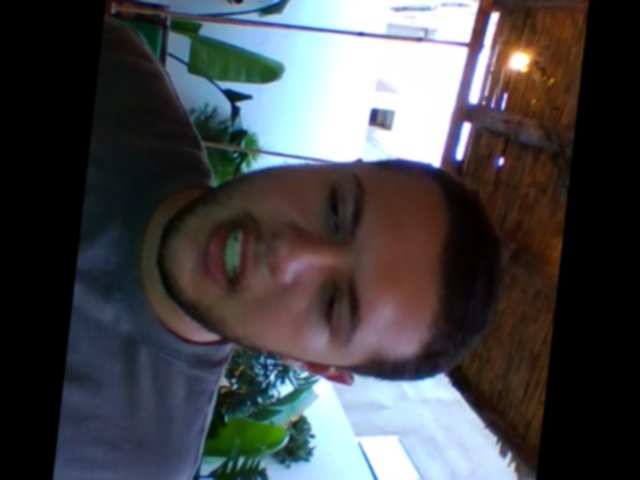
#> input picture employé+ressources/build/Desktop_Qt_6_7_3_MinGW_64_bit-Debug/debug/captured_face.jpg, 640 x 480 px
$ python compare_faces.py ../debug/captured_face.jpg ../debug/captured_face.jpg
#> lines starting #> are read from the running program, lines starting #| are printed output that depends on the picture
import cv2
import sys
import numpy as np
from skimage.metrics import structural_similarity as ssim

# Récupérer les chemins des images
if len(sys.argv) < 3:
    print("Erreur: Chemins des images non fournis")
    sys.exit(1)

captured_image_path = sys.argv[1]
reference_image_path = sys.argv[2]

# Afficher les chemins pour débogage
print(f"Image capturée : {captured_image_path}")
print(f"Image de référence : {reference_image_path}")

# Charger les images en niveaux de gris
captured_image = cv2.imread(captured_image_path, cv2.IMREAD_GRAYSCALE)
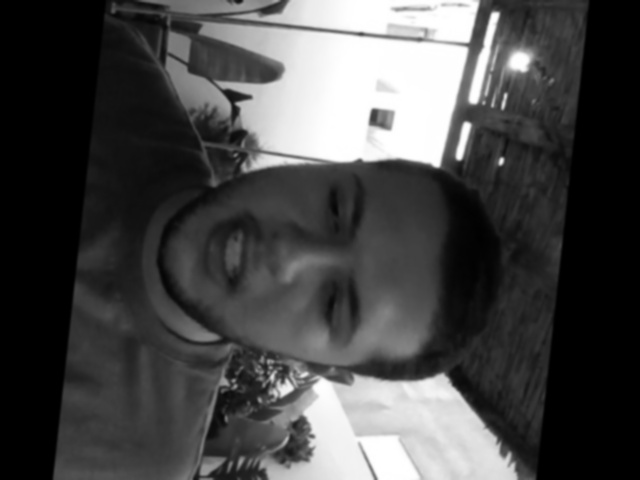
#> captured_image: shape (480, 640); min 0, max 255, mean 71.8
reference_image = cv2.imread(reference_image_path, cv2.IMREAD_GRAYSCALE)

if captured_image is None:
    print("Erreur: Impossible de charger l'image capturée")
    sys.exit(1)
if reference_image is None:
    print("Erreur: Impossible de charger l'image de référence")
    sys.exit(1)

# Charger les classificateurs Haar Cascade pour détecter les visages et les yeux
face_cascade = cv2.CascadeClassifier(cv2.data.haarcascades + 'haarcascade_frontalface_default.xml')
eye_cascade = cv2.CascadeClassifier(cv2.data.haarcascades + 'haarcascade_eye.xml')

# Détecter les visages dans l'image capturée
captured_faces = face_cascade.detectMultiScale(captured_image, scaleFactor=1.1, minNeighbors=1, minSize=(15, 15))
#> captured_faces = ()
if len(captured_faces) == 0:
    print("Erreur: Aucun visage détecté dans l'image capturée")
    cv2.imwrite("captured_image_failed.jpg", captured_image)  # Sauvegarder pour débogage
#> (the run stopped early here; a loop or call above may not have finished)
